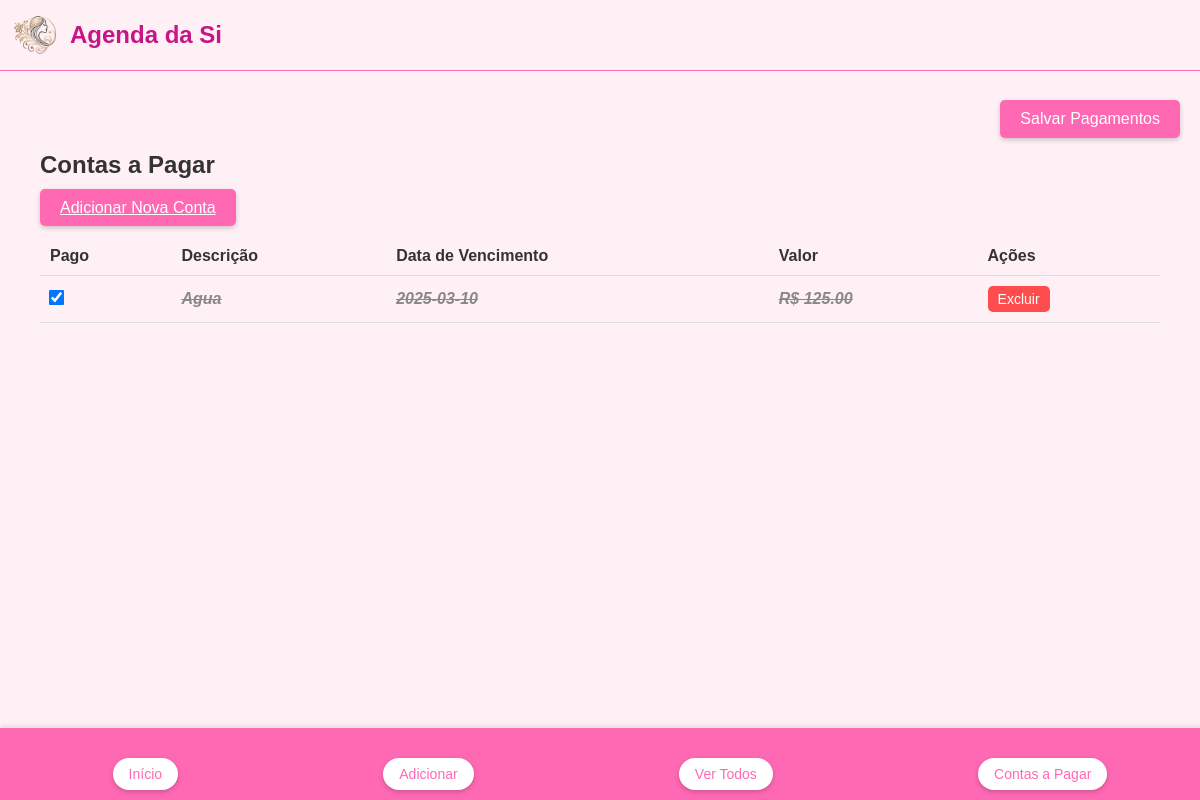
/bills, run on an earlier commit of the app's database.
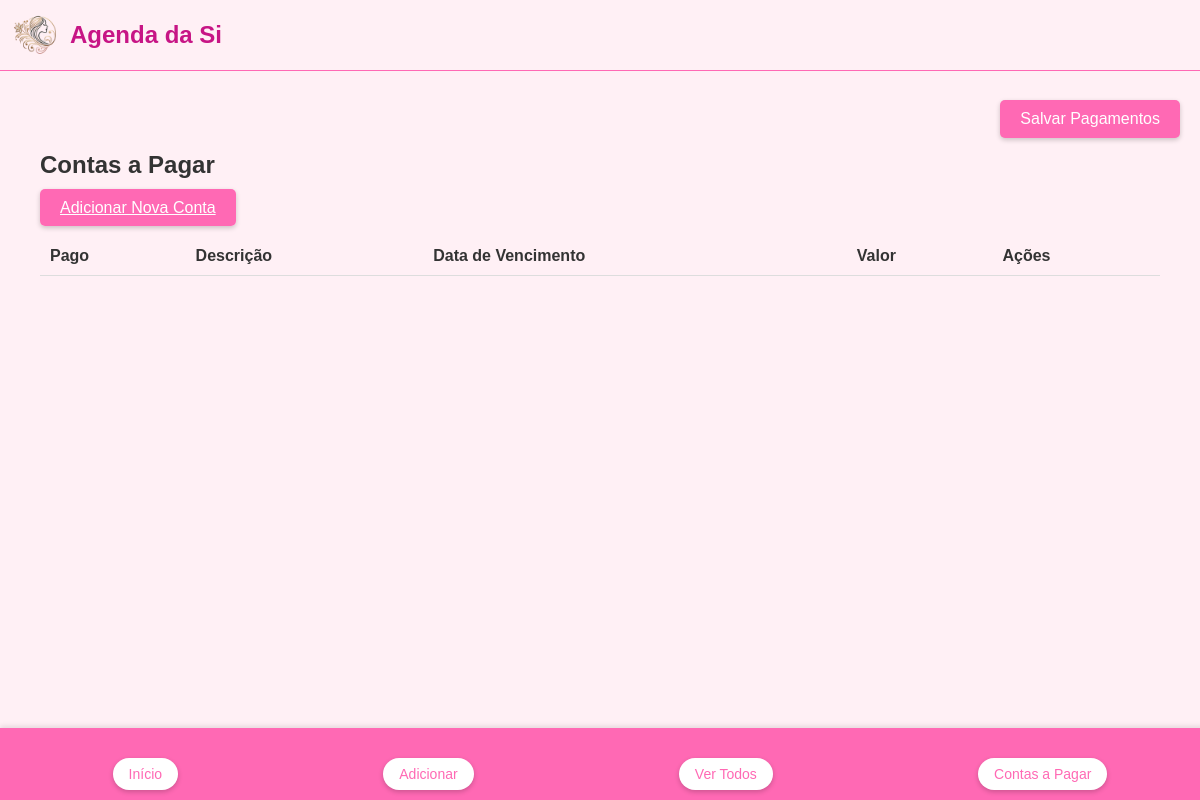
And on a later commit of the database.
### tables this page shows
CREATE TABLE bills (
                id INTEGER PRIMARY KEY AUTOINCREMENT,
                description TEXT NOT NULL,
                due_date TEXT NOT NULL,
                value REAL NOT NULL,
                pago BOOLEAN DEFAULT 0
            );

### app.py (the view)
@app.route('/bills')
def view_bills():
    try:
        with sqlite3.connect(DATABASE) as conn:
            cursor = conn.cursor()
            cursor.execute('SELECT * FROM bills ORDER BY due_date')
            bills = cursor.fetchall()
    except sqlite3.Error as e:
        print(f"Erro no banco de dados: {e}")
        bills = []
    return render_template('bills.html', bills=bills)

### templates/bills.html (shortened to what this page needs)
{% extends "base.html" %}
{% block content %}
    <div class="floating-save-button">
        <button type="button" class="btn" onclick="savePayments()">Salvar Pagamentos</button>
    </div>
    <div class="container">
        <h2>Contas a Pagar</h2>
        <div style="margin-bottom: 20px;">
            <a href="{{ url_for('add_bill') }}" class="btn">Adicionar Nova Conta</a>
        </div>
        <table>
            <thead>
                <tr>
                    <th>Pago</th>
                    <th>Descrição</th>
                    <th>Data de Vencimento</th>
                    <th>Valor</th>
                    <th>Ações</th>
                </tr>
            </thead>
            <tbody>
                {% for bill in bills %}
                <tr id="row-{{ bill[0] }}" {% if bill[4] %}class="pago"{% endif %}>
                    <td>
                        <input type="checkbox" name="pago" value="{{ bill[0] }}"
                            {% if bill[4] %}checked{% endif %}>
                    </td>
                    <td>{{ bill[1] }}</td>
                    <td>{{ bill[2] }}</td>
                    <td>R$ {{ "%.2f"|format(bill[3]) }}</td>
                    <td>
                        <button class="btn-delete" onclick="deleteBill({{ bill[0] }})">Excluir</button>
                    </td>
                </tr>
                {% endfor %}
            </tbody>
        </table>
    </div>
{% endblock %}

### templates/base.html (shortened to what this page needs)
<!DOCTYPE html>
<html lang="pt-BR">
<head>
    <link rel="stylesheet" href="{{ url_for('static', filename='style.css') }}">
</head>
<body>
    <div class="header">
        <img src="{{ url_for('static', filename='images/logo.png') }}" alt="Logo" class="logo">
        <h1>Agenda da Si</h1>
    </div>
    <div class="container">
        {% block content %}{% endblock %}
    </div>
	<footer>
    		<div class="footer-menu">
        	 <a href="{{ url_for('index') }}" class="btn">Início</a>
        	 <a href="{{ url_for('add_appointment') }}" class="btn">Adicionar</a>
        	 <a href="{{ url_for('view_appointments') }}" class="btn">Ver Todos</a>
        	 <a href="{{ url_for('view_bills') }}" class="btn">Contas a Pagar</a>
    		</div>
	</footer>
</body>
</html>

### static/style.css (style rules this page uses)
body { font-family: Arial, sans-serif; margin: 0; padding: 0; background-color: #FFF0F5; color: #333; }
.container { padding: 0px; }
.header { text-align: center; margin-bottom: 0px; }
.header h1 { font-size: 24px; color: #C71585; margin: 0; }
footer { position: fixed; bottom: 0; left: 0; width: 100%; background-color: #FF69B4; padding: 10px; text-align: center; box-shadow: 0 -2px 5px rgba(0, 0, 0, 0.1); }
.footer-menu { display: flex; justify-content: space-around; }
.footer-menu .btn { background-color: white; color: #FF69B4; padding: 8px 16px; border-radius: 20px; text-decoration: none; font-size: 14px; transition: background-color 0.3s, color 0.3s; }
.btn { background-color: #FF69B4; color: white; padding: 10px 20px; border: none; border-radius: 5px; cursor: pointer; margin-top: 0px; }
.btn { background-color: #FF69B4; color: white; padding: 10px 20px; border: none; border-radius: 5px; cursor: pointer; margin-top: 20px; }
table { width: 100%; border-collapse: collapse; margin-top: 10px; }
th, td { padding: 10px; text-align: left; border-bottom: 1px solid #ddd; }
.floating-save-button { position: fixed; top: 80px; right: 20px; z-index: 1000; }
.btn { background-color: #FF69B4; color: white; padding: 10px 20px; border: none; border-radius: 5px; cursor: pointer; font-size: 16px; box-shadow: 0 2px 5px rgba(0, 0, 0, 0.2); }
.header { display: flex; align-items: center; margin-bottom: 20px; }
.logo { width: 50px; height: auto; margin-right: 10px; }
.header { display: flex; align-items: center; padding: 10px; background-color: #FFF0F5; border-bottom: 1px solid #FF69B4; }
.header h1 { margin: 0; color: #C71585; }
.container { padding: 20px; }

What changed in the data, as far as the page shows it:
removed bills: pago "☑", description "Agua", due_date "2025-03-10", value "125.00"
